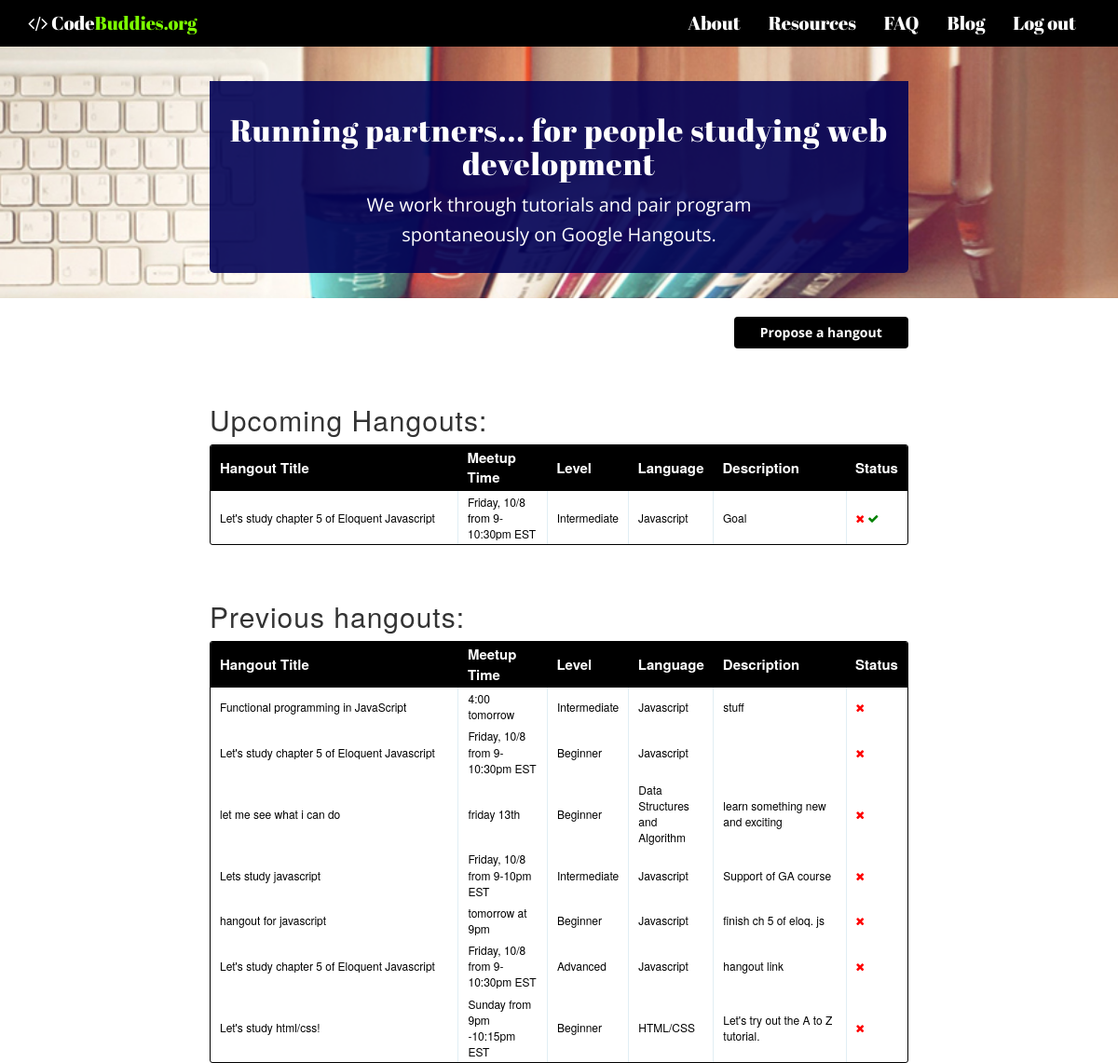
The app's page /hangout/ (signed in) with its own data.
### tables this page shows
CREATE TABLE hangout( hangout_id INTEGER PRIMARY KEY
		AUTOINCREMENT,
		title TEXT NOT NULL, level TEXT NOT NULL, language TEXT NOT NULL, hangout_date TEXT NOT NULL, description TEXT NOT NULL, status INTEGER NOT NULL);

### views.py (the view)
@app.route('/hangout/')
@login_required
def hangout():
	g.db = connect_db()
	cur = g.db.execute(
		'select title, level, language, hangout_date, description, hangout_id from hangout where status=1')
	upcoming_hangouts = [dict(title=row[0], level=row[1],
		language=row[2], hangout_date=row[3], description=row[4], hangout_id=row[5]) for row in cur.fetchall()]
	cur = g.db.execute(
		'select title, hangout_date, level, language, description, hangout_id from hangout where status=0')
	previous_hangouts = [collections.OrderedDict(title=row[0], hangout_date=row[1],
		level=row[2], language=row[3], description=row[4], hangout_id=row[5]) for row in cur.fetchall()]
	g.db.close()
	return render_template(
		'tasks.html',
		form = ProposeNewHangout(request.form),
		open_tasks=upcoming_hangouts,
		closed_tasks=previous_hangouts
	)

### views.py (called while the page is built)
def connect_db():
	return sqlite3.connect(app.config['DATABASE'])

def login_required(test):
	@wraps(test)
	def wrap(*args, **kwargs):
		if 'logged_in' in session:
			return test(*args, **kwargs)
		else:
			flash('You need to login first.')
			return redirect(url_for('login'))
	return wrap

### templates/tasks.html (shortened to what this page needs)
{% extends "template.html" %}
{% block content %}
	<div>
	<a class="btn button propose" data-toggles=".toggleForm">Propose a hangout</a>
<div class="entries">
	<br />
	<br />
<h2>Upcoming Hangouts:</h2>
<div class="datagrid">
	<table>
		<thead>
			<tr>
				<th width="150px"><strong>Hangout Title</strong></th>
				<th width="100px"><strong>Meetup Time</strong></th>
				<th width="50px"><strong>Level</strong></th>
				<th width="50px"><strong>Language</strong></th>
				<th width="150px"><strong>Description</strong></th>
				<th width="50px"><strong>Status</strong></th>
			</tr>
		</thead>
	{% for o in open_tasks %}
	<tr>
		<td width="300px">{{ o.title }} </td>
		<td width="100px">{{ o.hangout_date }}</td>
		<td width="50px">{{ o.level }}</td>
		<td width="50px">{{ o.language }}</td>
		<td width="50px">{{ o.description }}</td>
	<td>
		<a href="{{ url_for('delete_entry', hangout_id = o.hangout_id) }}"><i class="fa fa-times"></i></a>
		<a href="{{ url_for('complete', hangout_id = o.hangout_id)}}"><i class="fa fa-check"></i></a>
	</td>
</tr>
{% endfor %}
</table>
</div>
<br >
<br >
</div>
<div class="entries">
	<h2>Previous hangouts:</h2>
	<div class="datagrid">
		<table>
			<thead>
				<tr>
					<th width="150px"><strong>Hangout Title</strong></th>
				<th width="100px"><strong>Meetup Time</strong></th>
				<th width="50px"><strong>Level</strong></th>
				<th width="50px"><strong>Language</strong></th>
				<th width="150px"><strong>Description</strong></th>
				<th width="50px"><strong>Status</strong></th>
				</tr>
			</thead>
		{% for c in closed_tasks %}
		<tr>
			<td width="300px"> {{ c.title }}</td>
				<td width="100px">{{ c.hangout_date }}</td>
		<td width="50px">{{ c.level }}</td>
		<td width="50px">{{ c.language }}</td>
		<td width="50px">{{ c.description }}</td>
		<td>
			<a href="{{ url_for('delete_entry', hangout_id = c.hangout_id) }}"><i class="fa fa-times"></i></a>
		</td>
	</tr>
{% endfor %}
</table>
</div>
</div>
</div>
{% endblock %}

### static/css/styles.css (style rules this page uses)
body { font-family: sans-serif; background: #eee; }
a, h1, h2 { color: #377BA8; }
h1, h2 { font-family: 'Georgia', serif; margin: 0; }
h2 { font-size: 1.5em; }
a.propose { margin-top: 20px; width: 25%; float: right; color: black; font-weight: 700; }
.entries { list-style: none; margin: 0; padding: 0; clear: both; }
.datagrid table { border-collapse: collapse; text-align: left; width: 100%; }
.datagrid { background: #fff; overflow: hidden; border: 1px solid #000000; border-radius: 3px; }
.datagrid table td, .datagrid table th { padding: 3px 10px; }
.datagrid table thead th { background-color: #000000; color: #FFFFFF; font-size: 15px; font-weight: bold; }
.datagrid table thead th:first-child { border: none; }
.datagrid table tbody td { color: #000000; border-left: 1px solid #E1EEF4; font-size: 12px; font-weight: normal; }
.datagrid table tbody td:first-child { border-left: none; }
.datagrid table tbody tr:last-child td { border-bottom: none; }
.button { background-color: #000; display: inline-block; color: #ffffff; font-size: 13px; padding: 3px 12px; margin: 0; text-decoration: none; position: relative; }
body { width: 100%; height: 100%; color: #fff; background-color: #000; }
html { width: 100%; height: 100%; }
a.btn, ul.nav a { color: white; }
a, a:hover, a:focus { text-decoration: none !important; }
h1, h2, h3, h4, h5, h6 { margin: 0 0 35px; //font-weight: 200 !important; letter-spacing: 1px; font-family: 'open sans'; }
a { color: #28c3ab; -webkit-transition: all .2s ease-in-out; -moz-transition: all .2s ease-in-out; transition: all .2s ease-in-out; }
.btn { font-weight: 400; -webkit-transition: all .3s ease-in-out; -moz-transition: all .3s ease-in-out; transition: all .3s ease-in-out; }
.fa-times { color: red; font-size: 22px; }
.fa-check { color: green; font-size: 22px; }
td { font-size: 20px; }
.intro-text p, .btn, input#email, .intro-text ul li { font-family: 'open sans'; }

### records on screen
hangout: title "Let's study chapter 5 of Eloquent Javascript", hangout_date "Friday, 10/8 from 9-10:30pm EST", level "Intermediate", language "Javascript", description "Goal"
hangout: title "Functional programming in JavaScript", hangout_date "4:00 tomorrow", level "Intermediate", language "Javascript", description "stuff"
hangout: title "Let's study chapter 5 of Eloquent Javascript", hangout_date "Friday, 10/8 from 9-10:30pm EST", level "Beginner", language "Javascript"
hangout: title "let me see what i can do", hangout_date "friday 13th", level "Beginner", language "Data Structures and Algorithm", description "learn something new and exciting"
hangout: title "Lets study javascript", hangout_date "Friday, 10/8 from 9-10pm EST", level "Intermediate", language "Javascript", description "Support of GA course"
hangout: title "hangout for javascript", hangout_date "tomorrow at 9pm", level "Beginner", language "Javascript", description "finish ch 5 of eloq. js"
hangout: title "Let's study chapter 5 of Eloquent Javascript", hangout_date "Friday, 10/8 from 9-10:30pm EST", level "Advanced", language "Javascript", description "hangout link"
hangout: title "Let's study html/css!", hangout_date "Sunday from 9pm -10:15pm EST", level "Beginner", language "HTML/CSS", description "Let's try out the A to Z tutorial."
